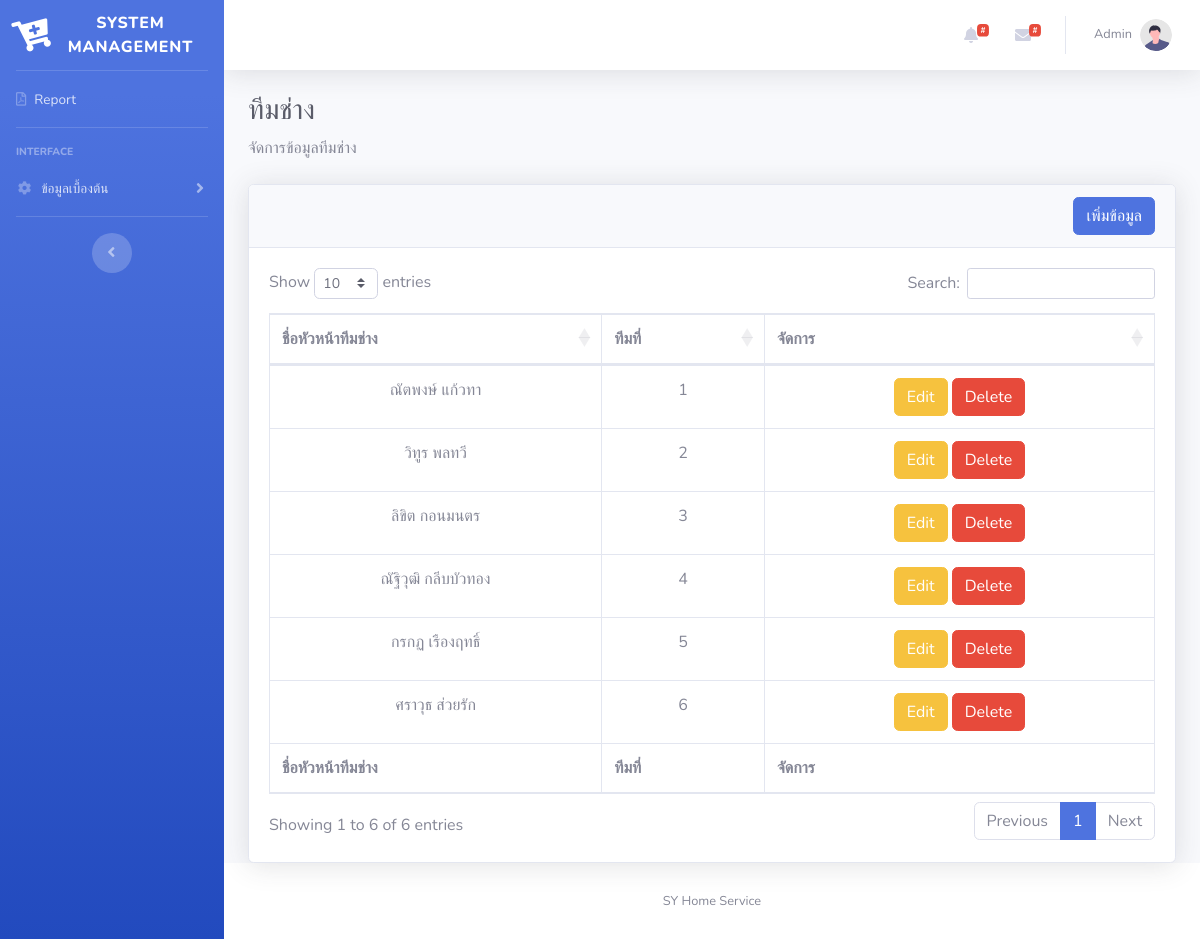
/team_page.php, run on the app's committed database.
### tables this page shows
CREATE TABLE `sy_team` (
  `t_id` varchar(20) NOT NULL,
  `t_head` varchar(70) NOT NULL,
  `t_number` varchar(10) NOT NULL
);

### team_page.php (the view, shortened to what this page needs)
<?php include 'includes/connect.php';
?>
<!DOCTYPE html>
<html lang="en">
<body id="page-top">
    <div id="wrapper">
        <ul class="navbar-nav bg-gradient-primary sidebar sidebar-dark accordion" id="accordionSidebar">
            <?php include 'includes/navbar.php' ?>
            <div class="container-fluid">
                <h1 class="h3 mb-2 text-gray-800">ทีมช่าง</h1>
                <p class="mb-4">จัดการข้อมูลทีมช่าง</p>
                <div class="card shadow mb-9">
                    <div class="card-header py-8">
                        <button type="button" class="btn btn-primary" data-toggle="modal" style="float: right;" data-target="#addModal">เพิ่มข้อมูล</button>
                    </div>
                    <div class="card-body">
                        <table class="table table-bordered" id="mytable" width="100%" cellspacing="0" style="text-align: center;">
                            <thead>
                                <tr>
                                    <th>ชื่อหัวหน้าทีมช่าง</th>
                                    <th>ทีมที่</th>
                                    <th>จัดการ</th>
                                </tr>
                            </thead>
                            <tfoot>
                                <tr>
                                    <th>ชื่อหัวหน้าทีมช่าง</th>
                                    <th>ทีมที่</th>
                                    <th>จัดการ</th>
                                </tr>
                            </tfoot>
                            <tbody>
                                <?php
                                $select_stmt = $db->prepare("SELECT * FROM sy_team");
                                $select_stmt->execute();
                                while ($row = $select_stmt->fetch(PDO::FETCH_ASSOC)) {
                                ?>
                                    <tr>
                                        <td><?php echo $row["t_head"]; ?>
                                        <td><?php echo $row["t_number"]; ?>
                                        <td><a class="btn btn-warning editbtn" data-toggle="modal" data-target="#editModal">Edit</a>
                                            <a class="btn btn-danger deletebtn" data-toggle="modal" data-target="#deleteModal">Delete</a></td>
                                    </tr>
                                <?php } ?>
                            </tbody>
                        </table>
                    </div>
                </div>
            </div>
    </div>
    <?php include 'includes/footer.php' ?>
    </div>
    </div>
</body>
</html>

### includes/navbar.php (shortened to what this page needs)
<head>
    <link href="vendor/fontawesome-free/css/all.min.css" rel="stylesheet" type="text/css">
    <link href="css/sb-admin-2.min.css" rel="stylesheet">
    <link rel="stylesheet" href="https://cdn.datatables.net/1.10.22/css/dataTables.bootstrap4.min.css">
</head>
<a class="sidebar-brand d-flex align-items-center justify-content-center" href="index.html">
    <div class="sidebar-brand-icon rotate-n-15">
        <i class="fas fa-cart-plus"></i>
    </div>
    <div class="sidebar-brand-text mx-3">System Management</div>
</a>
<hr class="sidebar-divider my-0">
<li class="nav-item">
    <a class="nav-link" href="index.php">
        <i class="far fa-file-pdf"></i>
        <span>Report</span></a>
</li>
<hr class="sidebar-divider">
<div class="sidebar-heading">
    Interface
</div>
<li class="nav-item">
    <a class="nav-link collapsed" href="#" data-toggle="collapse" data-target="#collapseTwo" aria-expanded="true" aria-controls="collapseTwo">
        <i class="fas fa-fw fa-cog"></i>
        <span>ข้อมูลเบื้องต้น</span>
    </a>
</li>
<hr class="sidebar-divider">
<div class="text-center d-none d-md-inline">
    <button class="rounded-circle border-0" id="sidebarToggle"></button>
</div>
</ul>
<div id="content-wrapper" class="d-flex flex-column">
    <div id="content">
        <nav class="navbar navbar-expand navbar-light bg-white topbar mb-4 static-top shadow">
            <ul class="navbar-nav ml-auto">
                <li class="nav-item dropdown no-arrow mx-1">
                    <a class="nav-link dropdown-toggle" href="#" id="alertsDropdown" role="button" data-toggle="dropdown" aria-haspopup="true" aria-expanded="false">
                        <i class="fas fa-bell fa-fw"></i>
                        <span class="badge badge-danger badge-counter">#</span>
                    </a>
                </li>
                <li class="nav-item dropdown no-arrow mx-1">
                    <a class="nav-link dropdown-toggle" href="#" id="messagesDropdown" role="button" data-toggle="dropdown" aria-haspopup="true" aria-expanded="false">
                        <i class="fas fa-envelope fa-fw"></i>
                        <span class="badge badge-danger badge-counter">#</span>
                    </a>
                </li>
                <li class="nav-item dropdown no-arrow">
                    <a class="nav-link dropdown-toggle" href="#" id="userDropdown" role="button" data-toggle="dropdown" aria-haspopup="true" aria-expanded="false">
                        <span class="mr-2 d-none d-lg-inline text-gray-600 small">Admin</span>
                        <img class="img-profile rounded-circle" src="img/undraw_profile.svg">
                    </a>
                </li>
            </ul>
        </nav>

### includes/footer.php (shortened to what this page needs)
<footer class="sticky-footer bg-white">
    <div class="container my-auto">
        <div class="copyright text-center my-auto">
            <span>SY Home Service</span>
        </div>
    </div>
</footer>

### data on the page
sy_team: t_head "ณัตพงษ์ แก้วทา", t_number "1"
sy_team: t_head "วิทูร พลทวี", t_number "2"
sy_team: t_head "ลิขิต กอนมนตร", t_number "3"
sy_team: t_head "ณัฐิวุฒิ กลีบบัวทอง", t_number "4"
sy_team: t_head "กรกฏ เรืองฤทธิ์", t_number "5"
sy_team: t_head "ศราวุธ ส่วยรัก", t_number "6"
